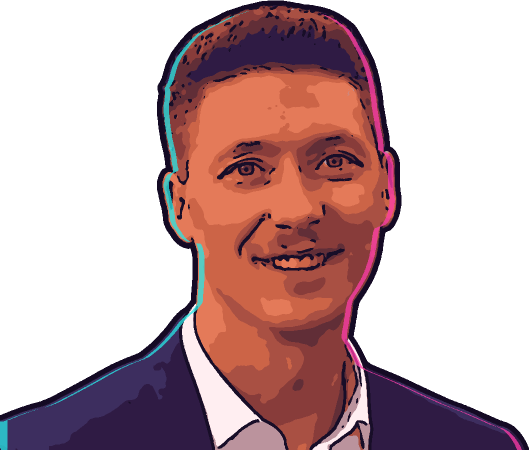
#> input picture assets/team/fabrice_comic.png, 1060 x 900 px (shown at 1/2 size)
$ python -i game_reel.py   (imports and definitions only)
#> lines starting #> are read from the running program, lines starting #| are printed output that depends on the picture
"""Inpernell – Sonder-Reel zum Game-Release-Tag (19.11.2026): 80er-Neon-Look, Comic-Figuren, eigene Synthwave-Musik.

Bewusst KEINE fremden Marken: kein Spielname, kein Logo, keine Originalschrift, keine Original-Grafiken.
Der Bezug entsteht über Look (Neon, Palmen + Schwarzwald, Sterne, Mission) und den Starttag.

Comic-Porträts: assets/team/*_comic.png (erzeugt mit werkzeuge/comic.py aus den Fotos von inpernell.de).
Aufruf: python game_reel.py ziel.mp4 titelbild.jpg
"""
import math
import os
import random
import subprocess
import sys

import numpy as np
from PIL import Image, ImageDraw, ImageEnhance, ImageFilter, ImageOps

import reel_design as rd
from bild import ORANGE, WEISS, font
from musik import erzeuge_chill, erzeuge_synthwave
from reel_anim import _ease, _zeige

W, H, FPS, M = rd.W, rd.H, 30, rd.M
HIER = os.path.dirname(os.path.abspath(__file__))
BPM = 100                     # Takt von "Vice Police" (Tausdei, CC BY 3.0), gemessen
MUSIK = "ocean_lofi"           # eigene Musik, falls keine Datei gesetzt ist
MUSIK_DATEI = os.path.join(HIER, "assets", "musik", "vice_police_tausdei.mp3")
MUSIK_START = 4.406           # Sekunde im Song, an der ein Schlag liegt (Video startet im Takt)
SCHLAG = 60.0 / BPM
PINK, TUERKIS, GELB, ROT, TINTE = (255, 60, 170), (40, 230, 230), (255, 210, 70), (230, 30, 50), (20, 10, 36)
NACHT = (14, 4, 40)


def portrait(name, hoehe):
    p = Image.open(os.path.join(HIER, "assets", "team", f"{name}_comic.png")).convert("RGBA")
    return p.resize((int(p.width * hoehe / p.height), hoehe), Image.LANCZOS)


# ---------------------------------------------------------------- Hintergrund

# [79 lines left out: functions verlauf, _palme, _tanne, welt, logo_klein, not called in this run]


# ---------------------------------------------------------------- Bausteine (je eine transparente Ebene)

def neu():
    return Image.new("RGBA", (W, H), (0, 0, 0, 0))


def ebene(img):
    box = img.getbbox()
    return (img.crop(box), box) if box else None


# [182 lines left out: functions titel, ktext, sticker, stern, ein_stern, szene_hook and 5 more, not called in this run]


SZENEN = [szene_hook, szene_gekuendigt, szene_crew, szene_gesucht, szene_cheat, szene_ende]


# ---------------------------------------------------------------- Entwurf 4: Ladebildschirm + Poster-Figuren

VIOLETT, MAGENTA, KORALLE, LILA = (60, 14, 90), (200, 40, 130), (250, 110, 90), (120, 30, 140)


def poster(name, hoehe):
    p = Image.open(os.path.join(HIER, "assets", "team", f"{name}_poster.png")).convert("RGBA")
    return p.resize((int(p.width * hoehe / p.height), hoehe), Image.LANCZOS)


# [44 lines left out: functions _streifenfeld, _comicfeld, _lader, szene_lade, not called in this run]


def _held(name, anzeige, grund, farbe):
    # [21 lines left out: function szene, not called in this run]
    return szene


SZENEN = [szene_lade, szene_hook, szene_gekuendigt,
          _held("fabrice", "FABRICE", "schwerem Traumjob-Verdacht", MAGENTA),
          _held("pascal", "PASCAL", "Gehaltserhöhung in Tateinheit", KORALLE),
          _held("waldemar", "WALDEMAR", "bandenmäßiger Ingenieur-Vermittlung", LILA),
          szene_cheat, szene_ende]


# ---------------------------------------------------------------- Entwurf 7: nach Vorlage des Inhabers (Plakat + Einzelbilder)

def _vorlage(name):
    return Image.open(os.path.join(HIER, "assets", "team", name)).convert("RGB")


# [13 lines left out: functions _plakat, _abdunkeln, not called in this run]


def _grau(img):
    g = ImageEnhance.Brightness(ImageOps.grayscale(img.convert("RGB"))).enhance(0.7)
    return ImageOps.colorize(g, (10, 10, 16), (210, 210, 220)).convert("RGBA")


# [7 lines left out: function v_hook, not called in this run]


def v_crew():
    return {"hg": _plakat(), "schlaege": 5, "el": [(sticker("DIE CREW IST DA", (M - 6, 230), fuell=TUERKIS), "pop", 0.5)],
            "ohne_logo": True, "blitz": True, "statisch": True}


# [9 lines left out: function v_gag, not called in this run]


def _v_held(name, anzeige, grund):
    # [14 lines left out: function szene, not called in this run]
    return szene


# [18 lines left out: functions v_cheat, v_ende, not called in this run]


SZENEN = [v_hook, v_crew, v_gag,
          _v_held("fabrice", "FABRICE", "schwerem Traumjob-Verdacht"),
          _v_held("pascal", "PASCAL", "Gehaltserhöhung in Tateinheit"),
          _v_held("waldemar", "WALDEMAR", "bandenmäßiger Ingenieur-Vermittlung"),
          v_cheat, v_ende]
TITEL_SZENE = 1


# ---------------------------------------------------------------- Video

# [67 lines left out: functions standbilder, erzeuge, not called in this run]


# [2 lines not run here, left out]

>>> from PIL import Image
>>> picture = Image.open('assets/team/fabrice_comic.png')
#> picture is the input picture: PIL image 1060x900 RGBA; mean R, G, B, A 62, 34.6, 36.8, 118.8
>>> result = _grau(picture)
#> in _grau, `g = ImageEnhance.Brightness(ImageOps.grayscale(img.convert("RGB"))).en..`:
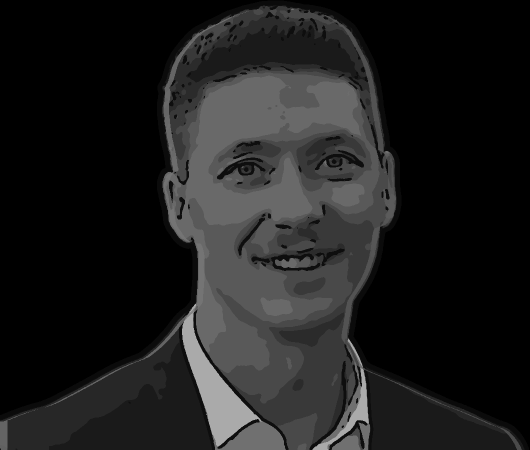
#> g: PIL image 1060x900 L (shown at 1/2 size); min 0, max 170, mean 30
